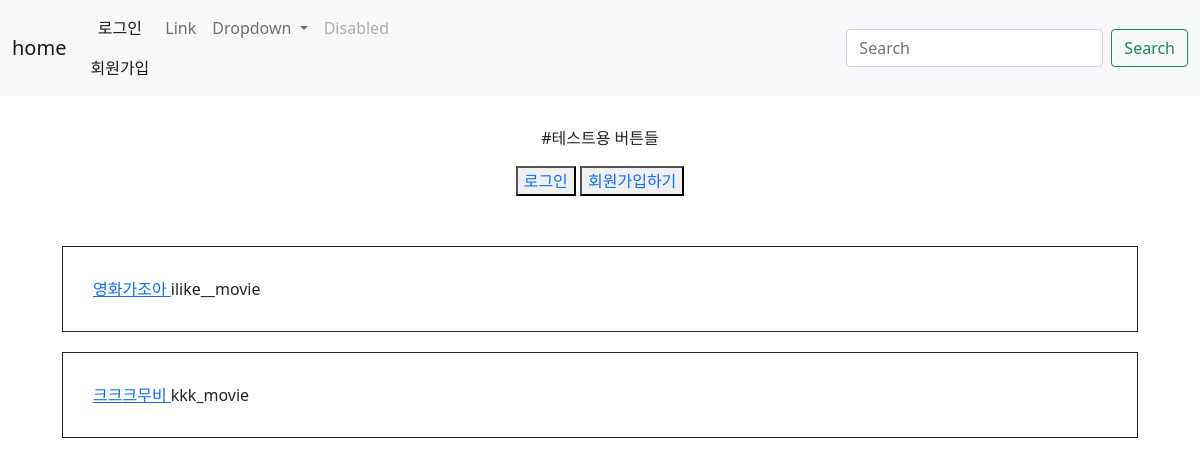
The page / on the database its author committed.
### user/models.py (models this page shows)
class User(models.Model):
  user_email = models.CharField(max_length=30)
  user_nickid = models.CharField(max_length=30)
  user_nickname = models.CharField(max_length=30)
  user_repassword = models.CharField(max_length=30,blank=True,null=True)
  user_password = models.CharField(max_length=30)

### main/views.py (the view)
# urls.py: 2. Add a URL to urlpatterns:  path('', views.home, name='home')
def home(request):
    user_id = request.session.get('user')
    users = User.objects.all()
    posts = Post.objects.all()
    if user_id:
        user = User.objects.get(pk = user_id)
        welcome=True
        return render(request,'home.html',context = {'welcome':welcome,'user':user,'users':users,'posts':posts})
    else:
        welcome=False
        return render(request,'home.html',{'welcome':welcome,'users':users,'posts':posts})

### main/templates/home.html (shortened to what this page needs)
{% extends 'base.html' %}
{% block content%}
<div style="padding:30px;">
    <p>#테스트용 버튼들</p>
    {% if welcome is False %}
    <button ><a style="text-decoration-line:none;"href="{% url 'user:login' %}"> 로그인</a></button>
    <button ><a style="text-decoration-line:none;"href="{% url 'user:signup' %}"> 회원가입하기</a></button>
    {% endif %}
</div>
    {% for user in users %}
    <div style="padding:30px; margin:20px; border:1px solid; " class="except">
   <a href="{% url 'main:detail' user.id%}"> {{user.user_nickname}} </a>
{{user.user_nickid}}
    </div>
    {% endfor %}
{% endblock %}

### movie/templates/base.html (style rules this page uses)
body { text-align: center; }
.except { text-align:left; }

### rows shown on the page
User: user_nickname "영화가조아", user_nickid "ilike__movie"
User: user_nickname "크크크무비", user_nickid "kkk_movie"
